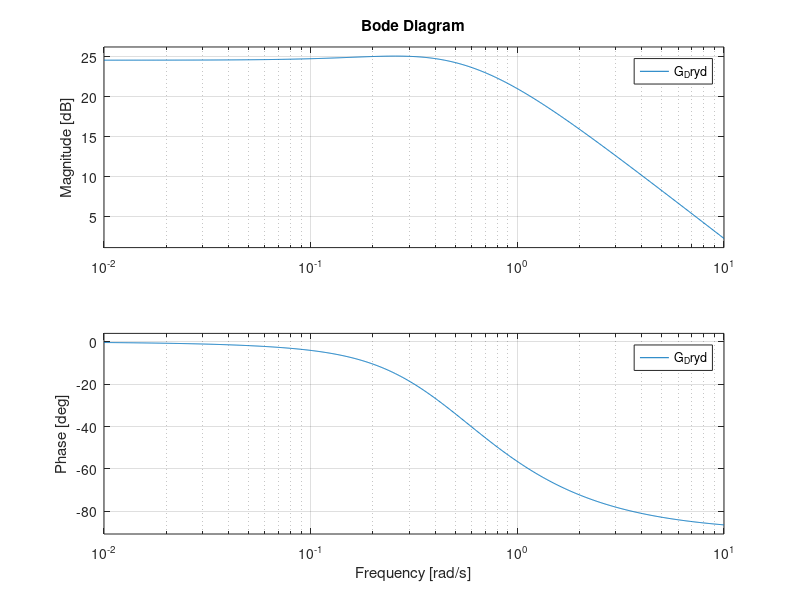
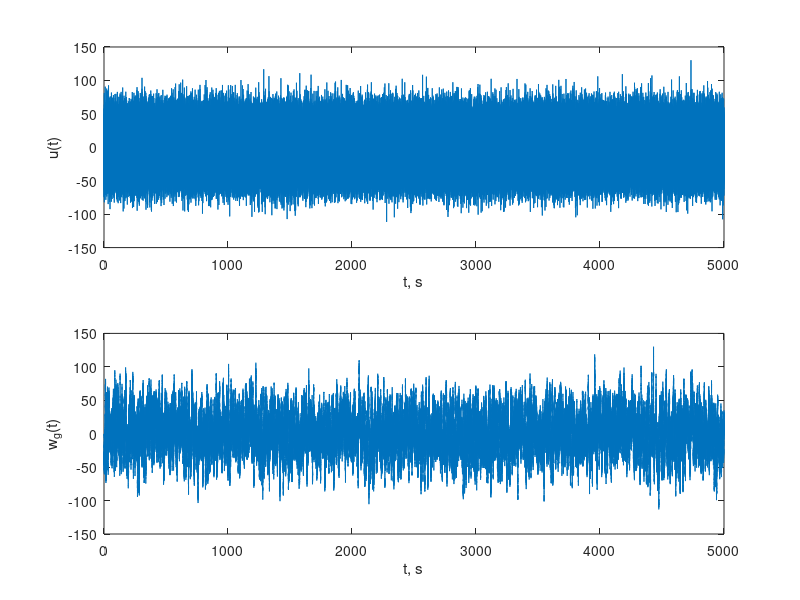
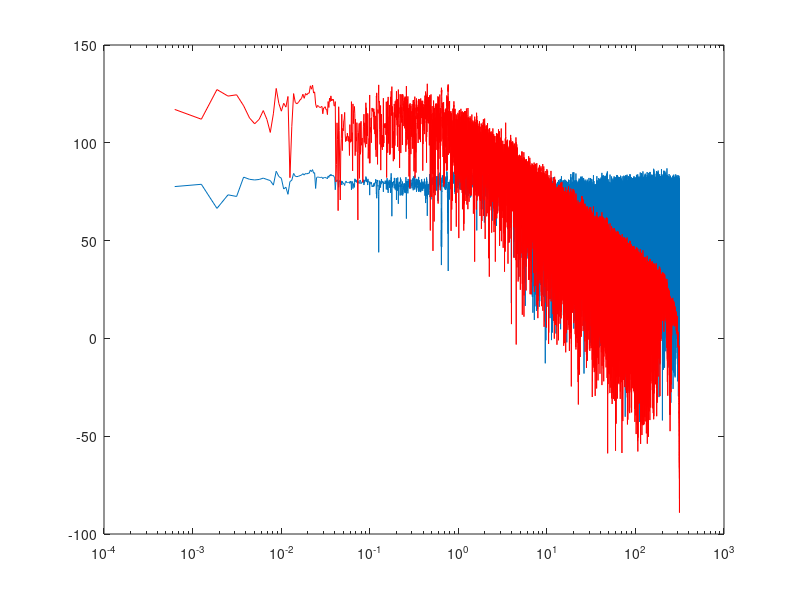
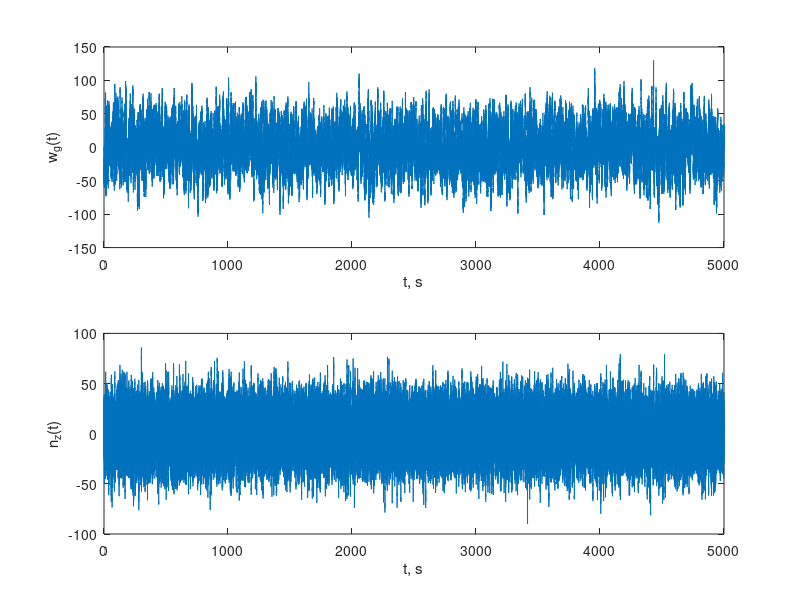

Reproduce these figures in MATLAB, in order.
% jet_turbulence.m

clc;
clear all;
close all;

% create Gaussian white noise input
dt = .01;
N = 500000;
t = linspace(0,(N-1)*dt,N);
u = randn(N,1)*sqrt(2*pi/dt);

% filter the noise to create Dryden turbulence
sig_wg = 20;
L = 1750;
V = 778;
G_Dryd = 20*sqrt(L/(pi*V))*tf([sqrt(3)*L/V 1],[(L/V)^2 2*L/V 1]);
bode(G_Dryd);
w_g = lsim(G_Dryd,u,t);
figure;
h1 = subplot(2,1,1);
plot(t,u);
ylabel('u(t)');
xlabel('t, s');
h2 = subplot(2,1,2);
plot(t,w_g);
ylabel('w_g(t)');
xlabel('t, s');
linkaxes([h1 h2],'x');

% plot S_uu and S_wgwg
R_uu = xcorr(u,'unbiased');
S_uu = fftshift(fft(R_uu));
R_wgwg = xcorr(w_g,'unbiased');
S_wgwg = fftshift(fft(R_wgwg));
w = linspace(-pi/dt,pi/dt,2*N-1);
ind = w > 0;
figure;
semilogx(w(ind),20*log10(abs(S_uu(ind))));
hold on;
semilogx(w(ind),20*log10(abs(S_wgwg(ind))),'r');

% simulate system with input w_g, plot input vs. output
G = tf([-1.33 -2.05 0],[1 2.87 14.5]);
n_z = lsim(G,w_g,t);
figure;
h1 = subplot(2,1,1);
plot(t,w_g);
ylabel('w_g(t)');
xlabel('t, s');
h2 = subplot(2,1,2);
plot(t,n_z);
ylabel('n_z(t)');
xlabel('t, s');
linkaxes([h1 h2],'x');

% plot S_nznz from simulation output
R_nznz = xcorr(n_z,'unbiased');
S_nznz = fftshift(fft(R_nznz));
figure;
semilogx(w(ind),20*log10(abs(S_nznz(ind))));
ylabel('S_{n_zn_z}(\omega), dB');
xlabel('\omega, rad/s');

% plot S_nznz from theory
[mag,phs] = bode(G,w);
S_nznz_theory = squeeze(mag).^2.*S_wgwg;
hold on;
semilogx(w(ind),20*log10(abs(S_nznz_theory(ind))),'r');
figure;
semilogx(w(ind),20*log10(squeeze(mag(ind))));

% mean-square of output
Enz2 = R_nznz(N)
Enz2a = mean(n_z.^2)
N = [301 735 50 0; -1 17.3 2.9 0; 0 -3.77 13.6 0; 0 1 -17.3 2.9];
D = N;
D(1,:) = [3.77 -13.6 0 0];
Enz2_theory = pi*det(N)/det(D)